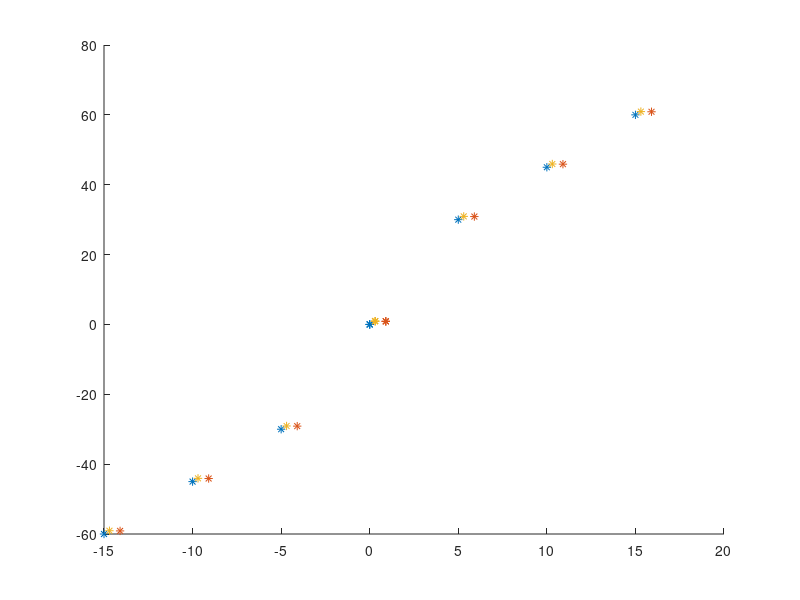

Source code (MATLAB):
e=[30 0 -30 45 0 -45 60 0 -60]
a=[5 0 -5 10 0 -10 15 0 -15]
figure(191); clf; hold on
plot(a,e,'*')
plot(a+rand,e+rand,'*')
plot(a+rand,e+rand,'*')